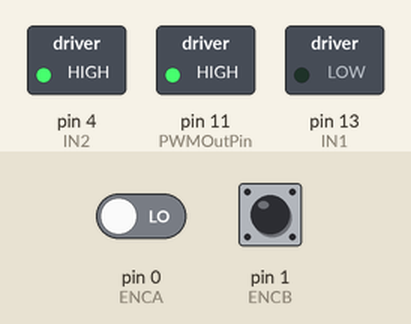
A program run on a simulated Arduino Leonardo, built with avr-gcc and run on an emulated ATmega32U4. Shown: switched loads named in the program (green lamp = pin HIGH). Inputs (shaded band) come from the test bench; at power-on: pin 0 (ENCA) LOW, pin 1 (ENCB) HIGH. What the program prints to the serial monitor is not drawn.

Above: at 0.2 s.
Timing chart, 0 to 1.7 s (numbered marks = the images above):
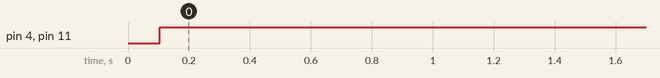

Measured:
- by itself, pin 4 (IN2), pin 11 (PWMOutPin): LOW → HIGH at 0.10 s

The program:

main.cpp
```cpp
#include <Arduino.h>
#include <Romi32U4.h>
#include "BlueMotor.h"
BlueMotor motor;
Romi32U4ButtonA buttonA;
Romi32U4ButtonC buttonC;
void setup()
{
  Serial.begin(9600);
  motor.setup();
  motor.reset();
  //  delay(3000);
  //  Serial.print("Time (ms)");
  //  Serial.print("   ");
  //  Serial.print("Position");
  //  Serial.print("    ");
  //  Serial.println("speedInRPM");
}

long target = 100;
bool testNegative = false;
int testCount = 0;
int effort = 0;
void loop()
{
  // // timeToPrint = millis() + sampleTime;
  // // oldPosition = motor.getPosition();
  // // while (buttonB.isPressed())
  // // {
  // //   // The button is currently pressed.
  // //   motor.setEffort(motorEffort);
  // //   if ((now = millis()) > timeToPrint)
  // //   {
  // //     timeToPrint = now + sampleTime;
  // //     newPosition = motor.getPosition();
  // //     speedInRPM = (newPosition - oldPosition) * 600 / 270;
  // //     Serial.print(now);
  // //     Serial.print("          ");
  // //     Serial.print(newPosition);
  // //     Serial.print("          ");
  // //     Serial.println(speedInRPM);
  // //     oldPosition = newPosition;

  // //   }

  // }


/*
  motor.setEffort(200);
  delay(1000);
  motor.setEffort(-200);
  delay(1000);
  */


 /*

  Serial.println(motor.getPosition());
  Serial.println();
  delay(10);
  */
 motor.moveTo(540 * 3);

}
```

BlueMotor.cpp
```cpp
#include <Arduino.h>
#include <BlueMotor.h>
#include <Romi32U4.h>

long oldValue = 0;
long newValue;
long count = 0;
unsigned time = 0;


BlueMotor::BlueMotor(){
    reset();
}
void BlueMotor::setup()
{
    pinMode(PWMOutPin, OUTPUT);
    pinMode(IN2, OUTPUT);
    pinMode(IN1, OUTPUT);
    pinMode(ENCA, INPUT);
    pinMode(ENCB, INPUT);
    TCCR1A = 0xA8; //0b10101000; //gcl: added OCR1C for adding a third PWM on pin 11
    TCCR1B = 0x11; //0b00010001;
    ICR1 = 400;
    OCR1C = 0;

    attachInterrupt(digitalPinToInterrupt(ENCA), isrA, CHANGE);
    attachInterrupt(digitalPinToInterrupt(ENCB),isrB,CHANGE);
    reset();
}

long BlueMotor::getPosition()
{
    long tempCount = 0;
    noInterrupts();
    tempCount = count;
    interrupts();
    return tempCount;
}

void BlueMotor::reset()
{
    noInterrupts();
    count = 0;
    interrupts();
}

void BlueMotor::motorTest(){
    int testNegative = false;
    int testCount = 0;
    delay(5000);
    if(testCount < 2){
        if(testNegative){
        Serial.println("negative");
        }else{
        Serial.println("positive");
        }
        for(int i = 0; i < 5; i++){
        reset();
        delay(500);
        Serial.print("test ");
        Serial.print(i + 1);
        Serial.println(" start");
        bool encoderMove = getPosition();
        int effort = 1;
        while(effort < 401 && !encoderMove){
            if(testNegative){
            setEffort(-effort);
            }else{
            setEffort(effort);
            };
            delay(100);
            effort++;
            encoderMove = getPosition();
        }
        delay(100);
        motorBreak();
        Serial.println("moving effort: ");
        Serial.println(effort);
        Serial.println();
        delay(500);
        }
        testNegative = !testNegative;
        testCount ++;
    }else{
        Serial.println("test finished");
        while(true);
    }
}

void BlueMotor::motorPlot(){
    noInterrupts();
    int currentPosition = 0;
    int previousPosition = currentPosition;
    int RPM = 0;
    int actualEffort = 0;
    int time = 0;
    int startTime = millis();
    interrupts();
    for(int effort = 0; effort < motorEffort + 1; effort++){
        currentPosition = getPosition();
        actualEffort = setEffortWithoutDB(effort);
        RPM = (currentPosition - previousPosition) * 600 / CPR;
        noInterrupts();
        time = millis() - startTime;
        interrupts();
        previousPosition = currentPosition;
    }
}

void BlueMotor::isrA()
{
    if(digitalRead(ENCA) == digitalRead(ENCB)){
        count--;
    }else{
        count++;
    }
}

void BlueMotor::isrB()
{
    if(digitalRead(ENCA) == digitalRead(ENCB)){
        count++;
    }else{
        count--;
    }
}

void BlueMotor::setEffort(int effort)
{
    //Serial.println(effort);
    if (effort < 0)
    {
        setEffort(-effort, true);
    }
    else
    {
        setEffort(effort, false);
    }
}

void BlueMotor::setEffort(int effort, bool clockwise)
{
    if (clockwise)
    {
        digitalWrite(IN1, HIGH);
        digitalWrite(IN2, LOW);
    }
    else
    {
        digitalWrite(IN1, LOW);
        digitalWrite(IN2, HIGH);
    }
    OCR1C = constrain(effort, 0, 400);
}

int BlueMotor::setEffortWithoutDB(int effort){

    if(effort > 0){
        effort += minMotorEffort;
    }else if(effort < 0){
        effort -= minMotorEffort;
    }else{
        effort = 0;
    }
    setEffort(effort);
}

void BlueMotor::motorBreak()
{
    digitalWrite(IN1,LOW);
    digitalWrite(IN2,LOW);
}

void BlueMotor::stayAT(long target)
{}

void BlueMotor::moveTo(int target)
{
    float count = getPosition();
    float prevCount = getPosition();
    while(abs(target - count) > tolerance){
        Serial.print("count: ");
        Serial.println(count);
        Serial.print("prevCount: ");
        Serial.println(prevCount);
        //Serial.println(motorEffort * getFix(count,prevCount,target,Kp,Ki,cw));
        float fix = getFix(count,prevCount,target,Kp,Kd);
        setEffort(motorEffort * fix);
        Serial.print("output: ");
        Serial.println(motorEffort * fix);
        Serial.println();
        prevCount = count;
        count = getPosition();
        delay(50);
    }
    motorBreak();
}


float BlueMotor::getFix(float count,float prevCount,float target,float Kp,float Kd)
{
    float error = target - count;
    Serial.print("error: ");
    Serial.println(error);
    float Pout = error / CPR * Kp;
    Serial.print("Pout: ");
    //Serial.print(error / CPR);
    Serial.print(" ");
    Serial.println(Pout);
    float Dout = (count - prevCount) * Kd;
    Serial.print("Dout");
    Serial.println(Dout);
    float fixValue = Pout + Dout;
    Serial.print("fix value: ");
    Serial.println(fixValue);
    delay(100);
    return fixValue;
}
```

BlueMotor.h
```cpp
#pragma once
class BlueMotor
{
public:
    BlueMotor();
    void setEffort(int effort);
    int setEffortWithoutDB(int effort);
    void motorBreak();
    void moveTo(int position);
    void moveTo(int position, bool cw);
    void stayAT(long position);
    long getPosition();
    void reset();
    void setup();
    float getFix(float count,float prevCount,float target,float Kp,float Kd);
    void motorTest();
    void motorPlot();

private:
    const int tolerance = 3;
    const int PWMOutPin = 11;
    const int IN2 = 4;
    const int IN1 = 13;
    static const int ENCA = 0;
    static const int ENCB = 1;
    long Kp = 1;
    long Kd = 0;
    int CPR = 540;
    int motorEffort = 400;
    int minMotorEffort = 130;

    void setEffort(int effort, bool clockwise);
    static void isrA();
    static void isrB();
};
```
